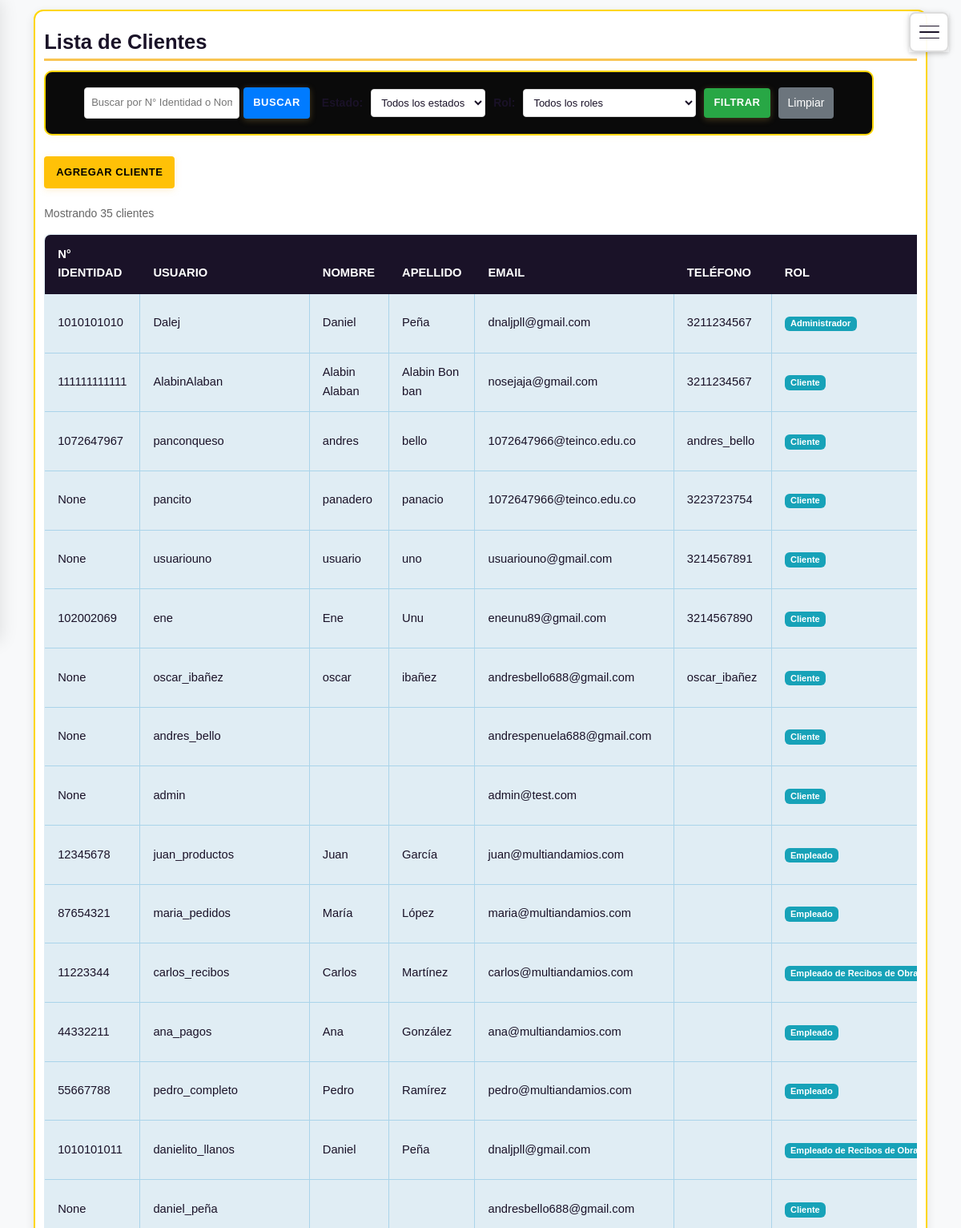
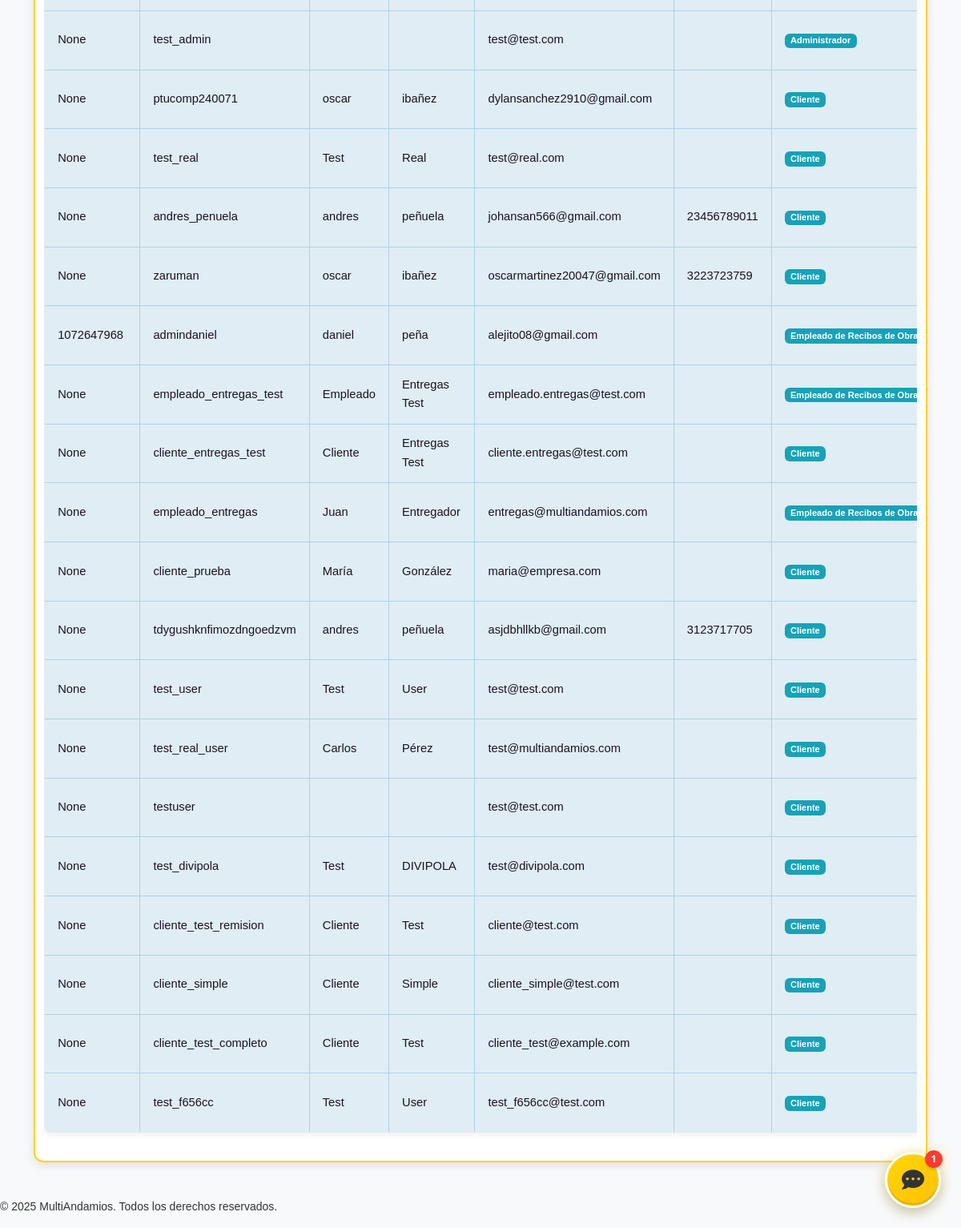
The page /panel/admin/clientes/ (signed in) on the database as committed earlier (2 pictures, top to bottom).
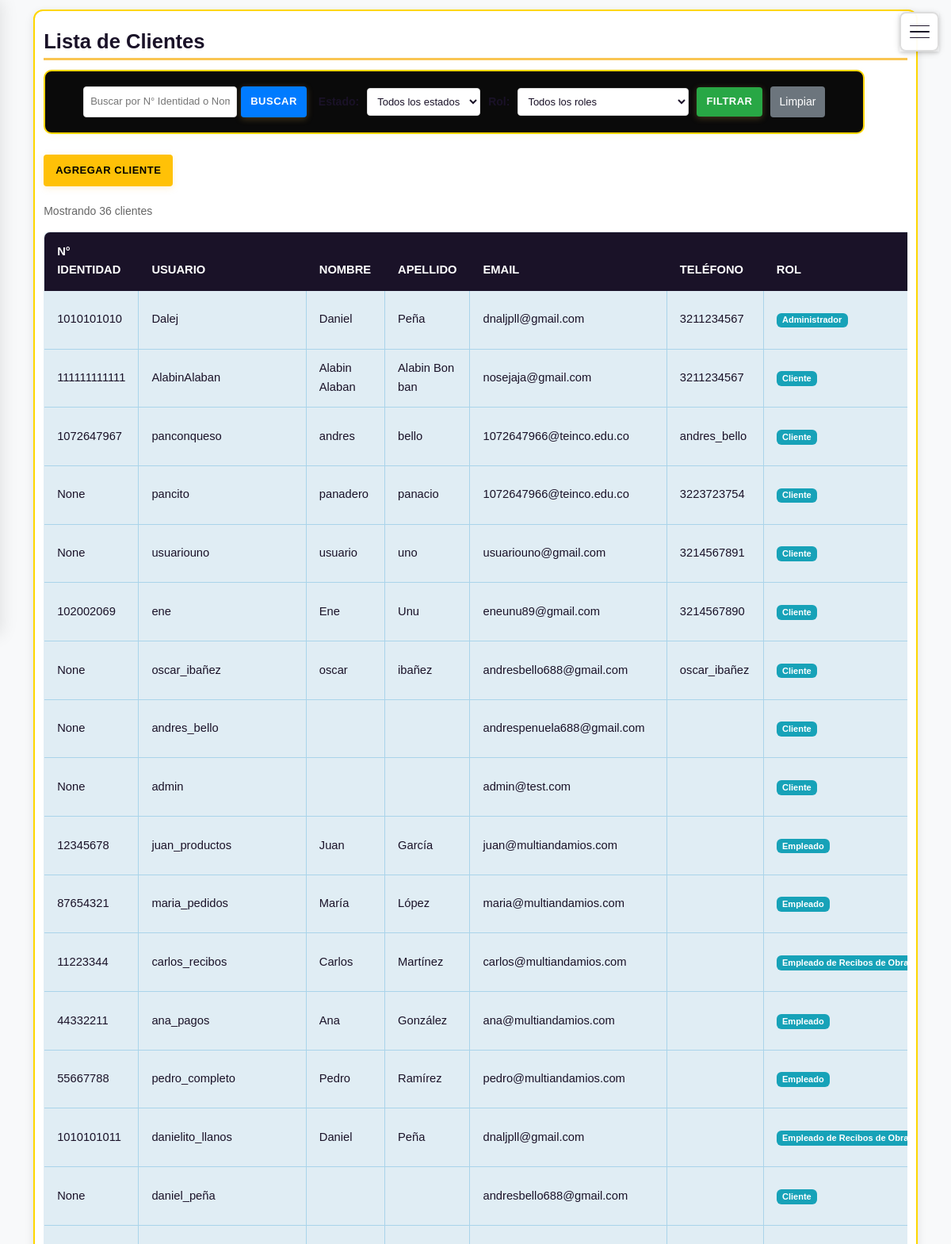
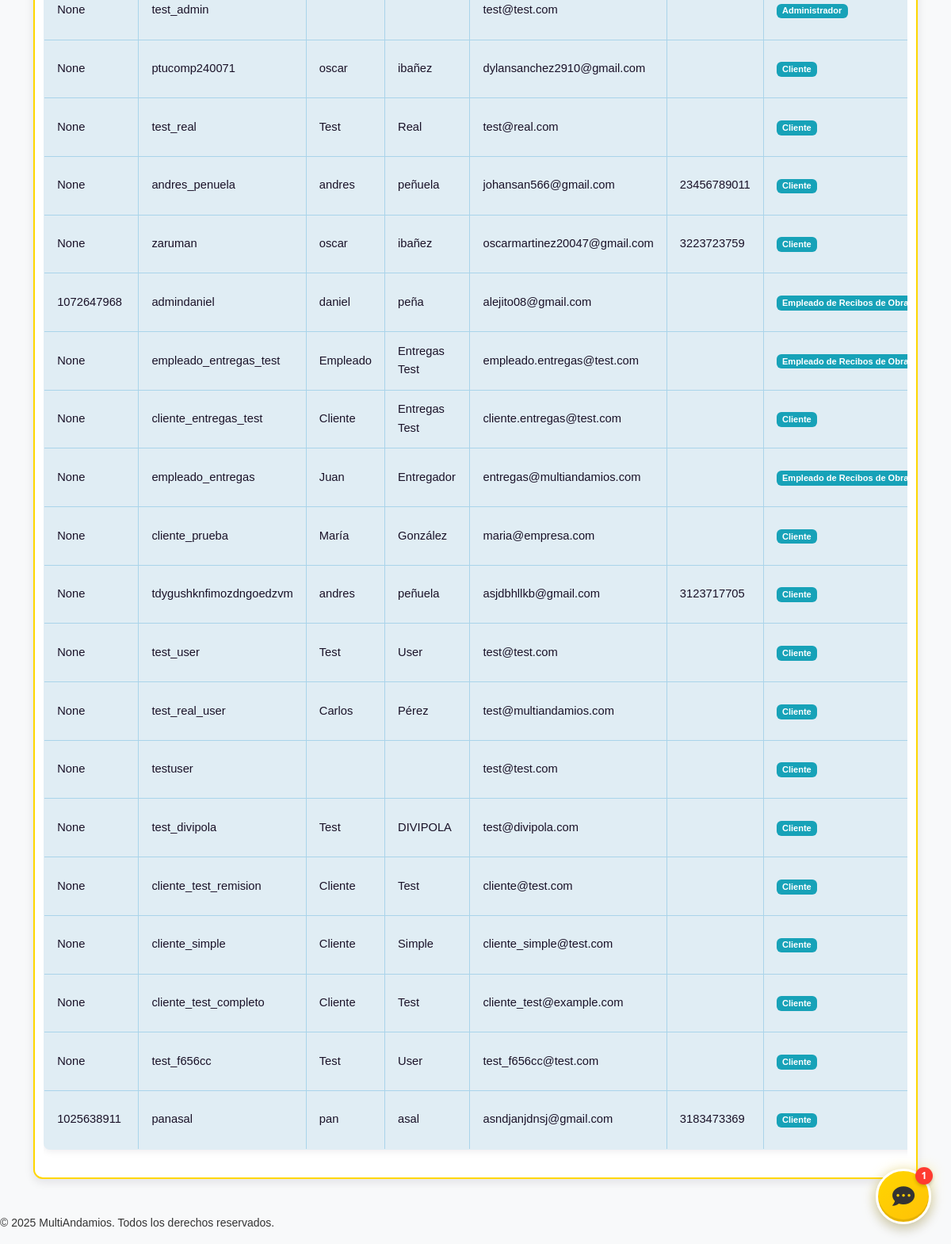
The same page on the database as committed later (2 pictures, top to bottom).
### usuarios/models.py (models this page shows, shortened)
class Cliente(models.Model):
    usuario = models.OneToOneField(Usuario, on_delete=models.CASCADE, related_name='cliente')
    telefono = models.CharField(max_length=50)
    direccion = models.CharField(max_length=255, blank=True, null=True)

class Usuario(AbstractUser):
    ROLES = (
        ('admin', 'Administrador'),
        ('empleado', 'Empleado'),
        ('recibos_obra', 'Empleado de Recibos de Obra'),
        ('cliente', 'Cliente'),
    )
    numero_identidad = models.CharField(max_length=20, unique=True, null=True, blank=True, verbose_name='Número de Identidad')  # Permite nulos temporalmente
    rol = models.CharField(max_length=20, choices=ROLES, default='cliente')
    direccion_texto = models.CharField(max_length=255, blank=True, null=True, verbose_name='Dirección (texto)')
    puede_gestionar_productos = models.BooleanField(default=False, verbose_name='Puede gestionar productos')
    puede_gestionar_pedidos = models.BooleanField(default=False, verbose_name='Puede gestionar pedidos')
    puede_gestionar_recibos = models.BooleanField(default=False, verbose_name='Puede gestionar recibos de obra')
    puede_gestionar_clientes = models.BooleanField(default=False, verbose_name='Puede gestionar clientes')
    puede_ver_reportes = models.BooleanField(default=False, verbose_name='Puede ver reportes')
    puede_gestionar_inventario = models.BooleanField(default=False, verbose_name='Puede gestionar inventario')
    puede_procesar_pagos = models.BooleanField(default=False, verbose_name='Puede procesar pagos')
    activo = models.BooleanField(default=True, verbose_name='Usuario activo')

### pedidos/views.py (the view, shortened to what this page needs)
# urls.py: path('admin/clientes/', views.lista_clientes, name='lista_clientes'),  # Lista de clientes (admin)
@login_required
@user_passes_test(es_staff)
def lista_clientes(request):
    busqueda = request.GET.get('busqueda_identidad', '').strip()
    estado_filtro = request.GET.get('estado', '')
    rol_filtro = request.GET.get('rol', '')
    clientes = Cliente.objects.select_related('usuario').all()
    if estado_filtro == 'activo':
        clientes = clientes.filter(usuario__is_active=True)
    elif estado_filtro == 'inactivo':
        clientes = clientes.filter(usuario__is_active=False)
    if rol_filtro:
        clientes = clientes.filter(usuario__rol=rol_filtro)
    estados = [
        ('', 'Todos los estados'),
        ('activo', 'Activos'),
        ('inactivo', 'Inactivos'),
    ]
    roles = [('', 'Todos los roles')] + list(Usuario.ROLES)
    context = {
        'clientes': clientes,
        'busqueda': busqueda,
        'estado_filtro': estado_filtro,
        'rol_filtro': rol_filtro,
        'estados': estados,
        'roles': roles,
    }
    return render(request, 'pedidos/lista_clientes.html', context)

### pedidos/views.py (called while the page is built)
def es_staff(user):
    return user.is_staff or user.rol in ['admin', 'empleado']

### usuarios/templatetags/carrito_tags.py (called while the page is built)
@register.simple_tag(takes_context=True)
def get_carrito_total(context):
    request = context['request']
    if request.user.is_authenticated:
        return CarritoItem.objects.filter(usuario=request.user).count()
    return 0

### pedidos/templates/pedidos/lista_clientes.html (shortened to what this page needs)
{% extends 'base.html' %}
{% block content %}
<div class="card card-clientes">
    <h1 class="highlight">Lista de Clientes</h1>
    <div style="display: flex; justify-content: space-between; align-items: center; margin-bottom: 20px; flex-wrap: wrap; gap: 15px;">
        <form method="get" class="form-filtros" style="display: flex; gap: 15px; align-items: center; flex-wrap: wrap;">
            <div style="display: flex; gap: 5px;">
                <input type="text" name="busqueda_identidad" placeholder="Buscar por N° Identidad o Nombre" value="{{ busqueda }}" style="padding: 8px; border: 1px solid #ddd; border-radius: 4px;" />
                <button type="submit" style="padding: 8px 12px; background-color: #007bff; color: white; border: none; border-radius: 4px; cursor: pointer;">Buscar</button>
            </div>
            <div style="display: flex; gap: 10px; align-items: center;">
                <label for="estado" style="font-weight: bold;">Estado:</label>
                <select name="estado" id="estado" style="padding: 8px; border: 1px solid #ddd; border-radius: 4px; background-color: white;">
                    {% for value, label in estados %}
                        <option value="{{ value }}" {% if estado_filtro == value %}selected{% endif %}>{{ label }}</option>
                    {% endfor %}
                </select>
                <label for="rol" style="font-weight: bold;">Rol:</label>
                <select name="rol" id="rol" style="padding: 8px; border: 1px solid #ddd; border-radius: 4px; background-color: white;">
                    {% for value, label in roles %}
                        <option value="{{ value }}" {% if rol_filtro == value %}selected{% endif %}>{{ label }}</option>
                    {% endfor %}
                </select>
                <button type="submit" style="padding: 8px 12px; background-color: #28a745; color: white; border: none; border-radius: 4px; cursor: pointer;">Filtrar</button>
                <a href="{% url 'pedidos:lista_clientes' %}" style="padding: 8px 12px; background-color: #6c757d; color: white; text-decoration: none; border-radius: 4px;">Limpiar</a>
            </div>
        </form>
        <a href="{% url 'pedidos:agregar_cliente' %}" class="btn" style="background-color: #FFC107; color: #000; padding: 10px 15px; font-weight: bold; text-decoration: none; border-radius: 4px;">Agregar Cliente</a>
    </div>
    <div style="margin-bottom: 15px; color: #666; font-size: 14px;">
        Mostrando {{ clientes|length }} cliente{{ clientes|length|pluralize:"s" }}
    </div>
    <div class="table-responsive">
        <table class="table table-lista-clientes" style="background-color: #E0EDF4 !important; border: 1px solid #AAD4EA !important;">
            <thead>
                <tr>
                    <th>N° Identidad</th>
                    <th>Usuario</th>
                    <th>Nombre</th>
                    <th>Apellido</th>
                    <th>Email</th>
                    <th>Teléfono</th>
                    <th>Rol</th>
                </tr>
            </thead>
            <tbody>
                {% for cliente in clientes %}
                <tr>
                    <td>{{ cliente.usuario.numero_identidad }}</td>
                    <td>{{ cliente.usuario.username }}</td>
                    <td>{{ cliente.usuario.first_name }}</td>
                    <td>{{ cliente.usuario.last_name }}</td>
                    <td>{{ cliente.usuario.email }}</td>
                    <td>{{ cliente.telefono }}</td>
                    <td>
                        <span class="badge badge-info">{{ cliente.usuario.get_rol_display }}</span>
                    </td>
                </tr>
                {% endfor %}
            </tbody>
        </table>
    </div>
</div>
{% endblock %}

Rows that differ between the two databases and show on the page:
added Cliente: usuario.numero_identidad "1025638911", usuario.username "panasal", usuario.first_name "pan", usuario.last_name "asal", usuario.email "asndjanjdnsj@gmail.com", telefono "3183473369", usuario.rol "Cliente"
Other text that changed with them:
{{ clientes|length }}: "35" → "36"
